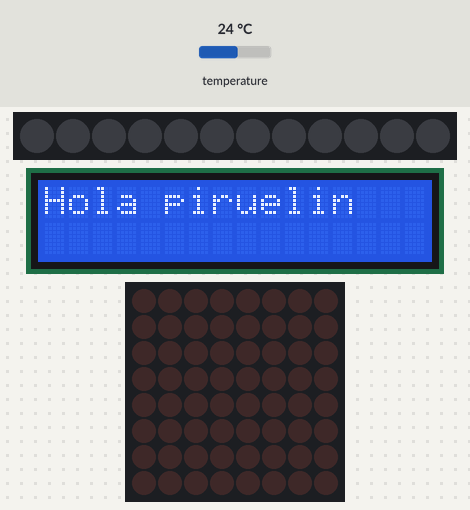
The sketch below on a simulated ESP32. Parts: 12 RGB LEDs in strip order, left to right, 16×2 character LCD, 8×8 LED matrix. Inputs (shaded band) come from the test bench; at power-on: temperature 24 °C. The local clock reads 2024-03-15 10:24:30 at power-on unless the sketch sets it; what the sketch prints to the serial monitor is not drawn.

Above: at 0.1 s.
At 1.1 s:
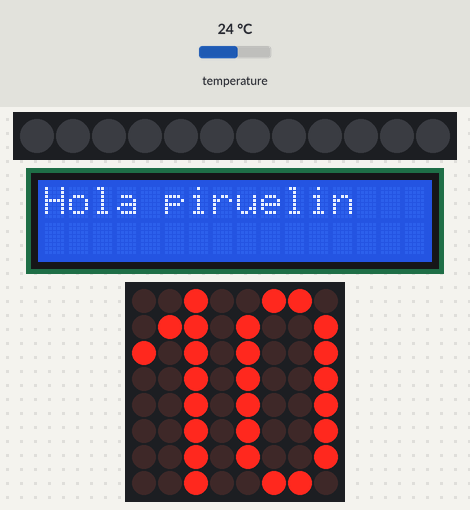

Measured:
- what the display in image 1 shows lasts 1.0 s, from 1.1 s to 2.1 s

The sketch:

Proyecto_Personal.ino
```cpp
#define output(pin)       pinMode(pin,OUTPUT)
#define input(pin)        pinMode(pin,INPUT)
#define pullup(pin)       pinMode(pin,INPUT_PULLUP)
#define ON(pin)           digitalWrite(pin,HIGH)
#define OFF(pin)          digitalWrite(pin,LOW)
#define leer(pin)         analogRead(pin)
#define r1                2
#define r2                3
#define r3                4
#define r4                5
#define c1                A0
#define c2                A1
#define c3                A2
#define c4                A3
#define lednum            12
#define pixelpin          7
#define bright            20
#include <OneWire.h>
#include <Adafruit_NeoPixel.h>
#include <DS3231.h>
#include <Ticker.h>
#include <LedControl.h>
//#include <SparkFun_ADXL345.h>
#include <LiquidCrystal_I2C.h>
DS3231 RTC;
LiquidCrystal_I2C pantalla(0x27, 16, 2);
LedControl matrix = LedControl(12, 11, 10, 1);
Adafruit_NeoPixel   neopixel(lednum, pixelpin, NEO_GRB + NEO_KHZ800);

const static byte rows[] = {r1, r2, r3, r4};
const static byte columns[] = {c1, c2, c3, c4};

enum ModoOperacion {      // Variables con modos de operacion de codigo
  Modo_Estatico,
  Modo_Ejecucion,
  Modo_Alerta,
  Modo_Configuracion,
  Modo_Intruso
};

enum ModoVisualizacion {  // Variables con modo de visualizacion
  Modo_Hora,
  Modo_UltimaVez,
  Modo_ImpresionLCD,
  Modo_Cargando,
};

struct Datos_Generales {     //Variables para el uso de datos
  byte MQ2;
  String dato_Bluetooth;
  byte sens_Obstaculos;
  byte hora;
  byte temperatura;
  byte movimiento;

};

struct Configuracion {        //Configuracion de los pines a usar
  struct Pines_Sensores {
    static const int pinMQ2 = A6; // Pin del MQ2
    static const int pin_Obstaculos = A7; //Pin del sensor de obstaculos
  };
};

static const PROGMEM byte numeros_decena[7][8] = {
  {
    B11111111,
    B10000001,
    B11111111,
    B00000000,
  }, {
    B00100000,
    B01000000,
    B11111111,
    B00000000
  }, {
    B10011111,
    B10010001,
    B11110001,
    B00000000

  }, {
    B10010001,
    B10010001,
    B11111111,
    B00000000

  }, {
    B11110000,
    B00010000,
    B11111111,
    B00000000

  }, {
    B11110001,
    B10010001,
    B10011111,
    B00000000

  }, {
    B11111111,
    B10010001,
    B10011111,
    B00000000

  }
};
static const PROGMEM byte numeros_unidades [10][8] =
{
  {
    B01111110,
    B10000001,
    B10000001,
    B01111110
  }, {
    B00100000,
    B01000000,
    B11111111,
    B00000000

  }, {
    B10001111,
    B10010001,
    B10010001,
    B11110001,

  }, {
    B10000001,
    B10010001,
    B10010001,
    B11111111

  }, {
    B11110000,
    B00010000,
    B00010000,
    B11111111

  }, {
    B11110001,
    B10010001,
    B10010001,
    B10011111,

  }, {
    B11111111,
    B10010001,
    B10010001,
    B10011111

  }, {
    B10000000,
    B10010000,
    B11111111,
    B00010000

  }, {
    B11111111,
    B10010001,
    B10010001,
    B11111111

  }, {
    B11110000,
    B10010000,
    B10010000,
    B11111111

  }
};


static const PROGMEM byte horas[8] =
{
  B11111111,
  B00010000,
  B00010000,
  B11111111,
  B00000000,
  B11111111,
  B10010000,
  B01101111

};
static const PROGMEM byte minutos[8] =
{
  B00000000,
  B00000000,
  B10101001,
  B11101101,
  B10101011,
  B10101001,
  B00000000,
  B00000000
};
class modulos {
  public:
    modulos() {
      input(Configuracion::Pines_Sensores::pinMQ2);
      input(Configuracion::Pines_Sensores::pin_Obstaculos);
    }
    int leer_obtaculos() {
      return leer(Configuracion::Pines_Sensores::pin_Obstaculos);
    }
    int leer_MQ2()
    {
      int lectura;
      int entradaMQ2 = leer(Configuracion::Pines_Sensores::pinMQ2);

      lectura = map(entradaMQ2, 0, 1024, 0, 100);
      return lectura;
    }
    int leer_temperatura()
    {
      return round(RTC.getTemperature());
    }
    int leer_hora()
    {
      bool h24, AM_PM;

      return RTC.getHour(h24, AM_PM);
    }
    int leer_minuto()
    {
      return RTC.getMinute();
    }
    int leer_segundo()
    {
      return RTC.getSecond();
    }
    int leer_dia()
    {
      return RTC.getDate();
    }
    int leer_mes()
    {
      bool siglo_error;
      return RTC.getMonth(siglo_error);
    }
    int leer_ano()
    {
      return RTC.getYear();
    }
    int leer_acelerometro()
    {
    }
};
modulos modulos;

class visualizadores {
  public:
    visualizadores() {};

    void  imprimir_matriz_hora()
    {
      byte hora = modulos.leer_hora();
      byte buff;

      for (int k = 0; k < 4; k++)
      {
        buff = hora / 10;
        matrix.setColumn(0, k, pgm_read_byte(&numeros_decena[buff][k]));
        buff = hora % 10;
        matrix.setColumn(0, k + 4, pgm_read_byte(&numeros_unidades[buff][k]));
      }
    }

    void imprimir_matriz_minutos()
    {
      byte minutos = modulos.leer_minuto();
      byte buff;
      for (int k = 0; k < 4; k++)
      {
        buff = minutos / 10;
        matrix.setColumn(0, k, pgm_read_byte(&numeros_decena[buff][k]));
        buff = minutos % 10;
        matrix.setColumn(0, k + 4, pgm_read_byte(&numeros_unidades[buff][k]));
      }
    }

    void imprimir_pantalla()
    {

    }
};
visualizadores visualizadores;

void setup() {
  Wire.begin();
  Serial.begin(9600);
  neopixel.begin();
  neopixel.show();
  neopixel.setBrightness(bright);
  for (byte i = 0; i < 4; i++)
  {
    output(rows[i]);
    OFF(rows[i]);
    pullup(columns[i]);
  }
  pantalla.init();
  pantalla.backlight();
  pantalla.setCursor(0, 0);
  pantalla.print("Hola piruelin");
  Serial.print(modulos.leer_temperatura());
  Serial.println("°C");
  Serial.print(modulos.leer_hora());
  Serial.println("Horas");
  matrix.shutdown(0, false);
  matrix.setIntensity(0, 5);

}

void loop() {
  visualizadores.imprimir_matriz_hora();
  matrix.shutdown(0,true);
  delay(1000);
  matrix.shutdown(0,false);
  delay(1000);
  //keypad();
  //neopixel1();
}


void keypad() {
  for (byte k = 0; k < 4; k++)
  {
    output(rows[k]);
    pullup(columns[k]);
    OFF(rows[k]);
  }

  static const char key[4][4] PROGMEM = {
    {'1', '2', '3', 'A'},
    {'4', '5', '6', 'B'},
    {'7', '8', '9', 'C'},
    {'*', '0', '#', 'D'}
  };

  for (byte i = 0; i < 4; i++)
  {
    bool local;

    if (digitalRead(columns[i]) == LOW)
    {
      for (byte k = 0; k < 4; k++)
      {
        output(columns[k]);
        pullup(rows[k]);
        OFF(columns[k]);
      }
      delay(1);

      for (byte j = 0; j < 4; j++)
      {
        if (digitalRead(rows[j]) == LOW)
        {
          Serial.println(char(pgm_read_byte(&key[j][i])));
          local = true;
          break;
        }
      }
      if (local)
      {
        break;
      }
    }
  }
}

void neopixel1 () {
  static byte color[] = {0, 0, 0};

  for (int i = 0; i < 4 ; i++)
  {
    static byte color = 0;
    static byte R = 0 , G = 0, B = 0;

    for (int i = 0; i < lednum ; i++)
    {
      neopixel.setPixelColor(i, neopixel.Color(R, G, B));
      neopixel.show();
      delay(50);
    }

    color++;

  }
}
```
